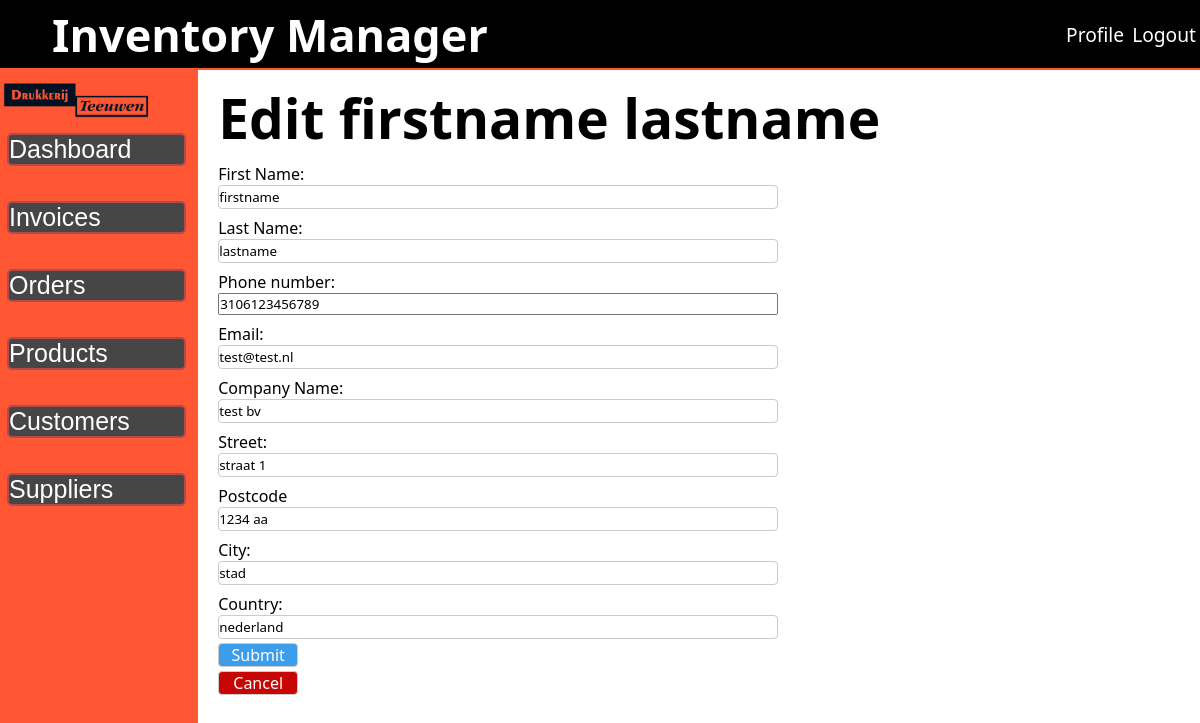
The app's page /public/editcustomers.php?id=167 (signed in) with its own data.
### tables this page shows
CREATE TABLE `customers` (
  `id` int(11) NOT NULL,
  `first_name` varchar(90) NOT NULL,
  `last_name` varchar(90) NOT NULL,
  `company_name` varchar(60) NOT NULL,
  `number` varchar(15) NOT NULL,
  `email` varchar(200) NOT NULL,
  `street` varchar(90) NOT NULL,
  `postcode` varchar(8) NOT NULL,
  `city` varchar(90) NOT NULL,
  `country` varchar(60) NOT NULL
);

### public/editCustomers.php (the view, shortened to what this page needs)
<?php
require_once '../src/inc/session_check.php';
$id = $_GET['id'];
$sql =
"SELECT * FROM customers
WHERE id= $id";
$result = mysqli_query($con, $sql);
$row = $result->fetch_assoc();
?>
            <h1>Edit <?php echo $row['first_name'] . ' ' . $row['last_name']; ?></h1>
            <div class="form-container">
                <form action="../src/editCustomersForm.php" method="POST">
                    <label for="newFirstName" name="newFirstName">First Name:</label>
                    <input type="text" name="newFirstName"
                    placeholder="First name" value="<?php echo $row['first_name']; ?>" maxlength="80">
                    <label for="newLastName" name="newLastName">Last Name:</label>
                    <input type="text" name="newLastName"
                    placeholder="Last name" value="<?php echo $row['last_name']; ?>" maxlength="80">
                    <label for="number">Phone number:</label>
                    <input type="tel" name="number"
                    placeholder="06123456789" value="<?php echo $row['number']; ?>" maxlength="15">
                    <label for="email">Email:</label>
                    <input type="text" name="email"
                    placeholder="customer@example.nl" value="<?php echo $row['email']; ?>" maxlength="200">
                    <label for="newCompanyName">Company Name:</label>
                    <input type="text" name="newCompanyName"
                    placeholder="Company name" value="<?php echo $row['company_name']; ?>" maxlength="100">
                    <label for="newStreet" name="newCompanyName">Street:</label>
                    <input type="text" name="newStreet"
                    placeholder="Street:" value="<?php echo $row['street']; ?>" maxlength="90">
                    <label for="newPostcode" name="newPostcode">Postcode</label>
                    <input type="text" name="newPostcode"
                    placeholder="Postcode" value="<?php echo $row['postcode']; ?>" maxlength="8">
                    <label for="newCity" name="newCity">City:</label>
                    <input type="text" name="newCity"
                    placeholder="City" value="<?php echo $row['city']; ?>" maxlength="90">
                    <label for="newCountry" name="newCountry">Country:</label>
                    <input type="text" name="newCountry"
                    placeholder="Country" value="<?php echo $row['country']; ?>" maxlength="60">
                    <input type="submit" name="submit" value="Submit">
                    <a class="cancel-button" href="customers.php">Cancel</a>
                </form>
            </div>

### assets/CSS/main.css (style rules this page uses)
* { box-sizing: border-box; font-family: system-ui, -apple-system, BlinkMacSystemFont, 'Segoe UI', Roboto, Oxygen, Ubuntu, Cantarell, 'Open Sans', 'Helvetica Neue', sans-serif; margin: 0px; padding: 0px; }
html { height: 100%; }
a { text-decoration: none; }
.main-content h1 { font-size: 55px; }
input[type=submit] { margin: 2px 0px; margin-top: 4px; height: 3vh; width: 10vh; font-size: medium; color: white; background: #3c9dea; border: 1px solid #ccc; border-radius: 4px; }
.cancel-button { display: flex; justify-content: center; align-items: center; margin: 2px 0px; height: 3vh; width: 10vh; color: white; background: #c70606; border: 1px solid #ccc; border-radius: 4px; }
.form-container { width: 70vh; height: 80vh; }
.form-container form { display: flex; flex-direction: column; justify-content: flex-start; }
.form-container form label { margin-top: 8px; }
.form-container form input[type=text], input[type=number], select { width: 100%; height: 3vh; display: inline-block; border: 1px solid #ccc; border-radius: 4px; box-sizing: border-box; }

### records on screen
customers: first_name "firstname", last_name "lastname", newFirstName "firstname", newLastName "lastname", number "3106123456789", email "test@test.nl", newCompanyName "test bv", newStreet "straat 1", newPostcode "1234 aa", newCity "stad", newCountry "nederland"
